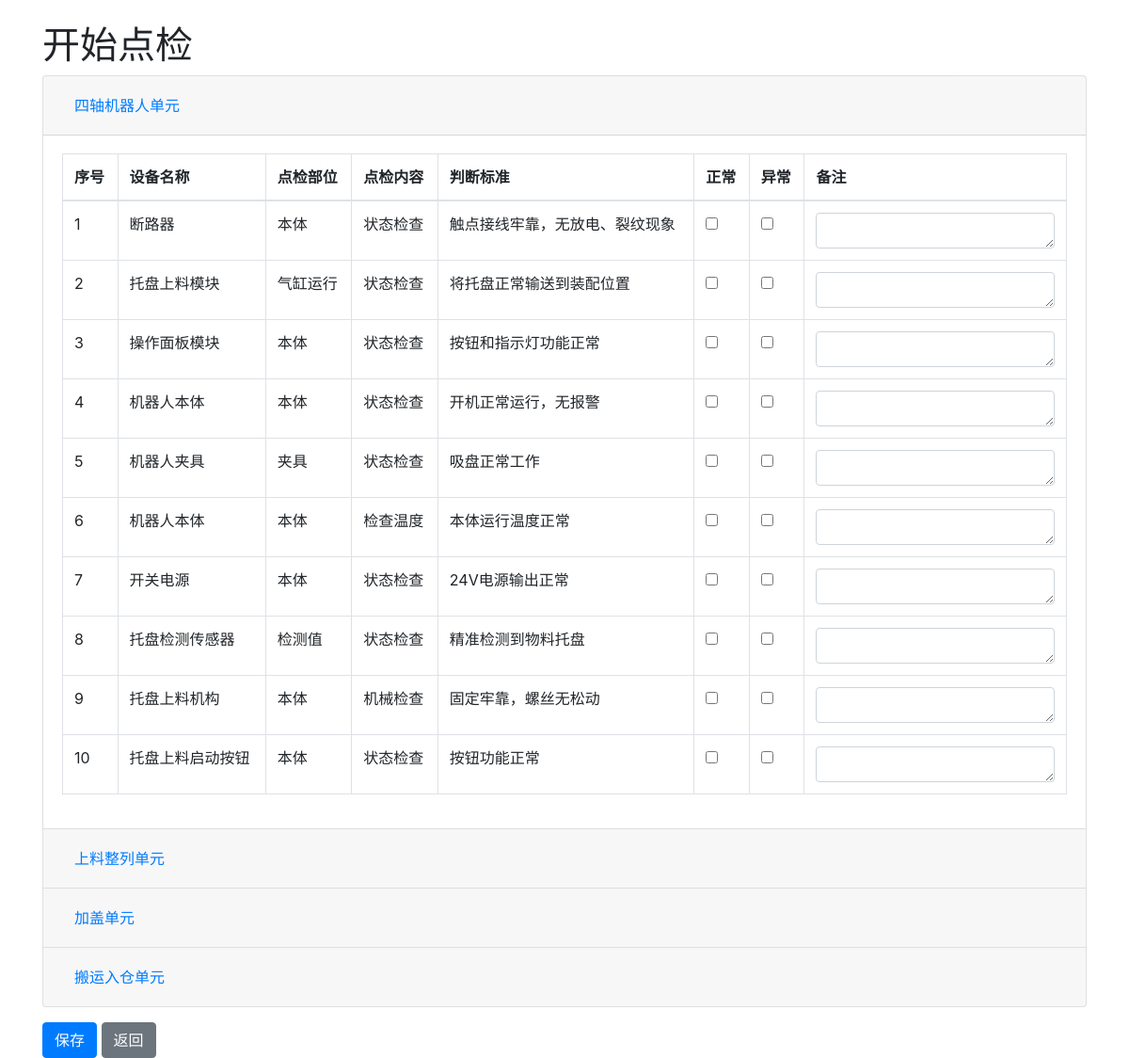
The app's page /inspection/1 (signed in) with its own data.
### models.py (models this page shows)
class InspectionTemplate(db.Model):
    id = db.Column(db.Integer, primary_key=True)
    name = db.Column(db.String(128), nullable=False)

class InspectionUnit(db.Model):
    id = db.Column(db.Integer, primary_key=True)
    template_id = db.Column(db.Integer, db.ForeignKey('inspection_template.id'), nullable=False)
    name = db.Column(db.String(128), nullable=False)
    items = db.relationship('InspectionItem', backref='unit', lazy='dynamic')

class InspectionItem(db.Model):
    id = db.Column(db.Integer, primary_key=True)
    unit_id = db.Column(db.Integer, db.ForeignKey('inspection_unit.id'), nullable=False)
    sequence = db.Column(db.Integer, nullable=False)
    device_name = db.Column(db.String(128), nullable=False)
    part = db.Column(db.String(128), nullable=False)
    content = db.Column(db.String(256), nullable=False)
    standard = db.Column(db.String(256), nullable=True)

### app.py (the view, shortened to what this page needs)
@app.route('/inspection/<int:template_id>', methods=['GET', 'POST'])
@role_required(['technician', 'admin'])
def inspection(template_id):
    if 'username' not in session:
        return redirect(url_for('login'))
    template = InspectionTemplate.query.get_or_404(template_id)
    units = InspectionUnit.query.filter_by(template_id=template_id).all()
    unit_items = [
        {"unit": unit, "items": InspectionItem.query.filter_by(unit_id=unit.id).order_by(InspectionItem.sequence).all()}
        for unit in units]
    return render_template("inspection.html", username=session['username'], template=template, unit_items=unit_items)

### app.py (called while the page is built)
def role_required(role):
    def decorator(f):
        @wraps(f)
        def decorated_function(*args, **kwargs):
            if 'role' not in session or session['role'] not in role:
                flash("权限不足", "danger")
                return redirect(url_for('dashboard'))
            return f(*args, **kwargs)
        return decorated_function
    return decorator

### templates/inspection.html (shortened to what this page needs)
{% extends "base.html" %}
{% block content %}
  <h1>{{ template.name }}</h1>
  <form method="post">
    <div class="accordion" id="inspectionAccordion">
      {% for unit_item in unit_items %}
        <div class="card">
          <div class="card-header" id="heading_{{ loop.index }}">
            <h3 class="mb-0">
              <button class="btn btn-link" type="button" data-toggle="collapse" data-target="#collapse_{{ loop.index }}" aria-expanded="true" aria-controls="collapse_{{ loop.index }}">
                {{ unit_item.unit.name }}
              </button>
            </h3>
          </div>
          <div id="collapse_{{ loop.index }}" class="collapse {% if loop.index == 1 %}show{% endif %}" aria-labelledby="heading_{{ loop.index }}" data-parent="#inspectionAccordion">
            <div class="card-body">
              <table class="table table-bordered">
                <thead>
                  <tr>
                    <th>序号</th>
                    <th>设备名称</th>
                    <th>点检部位</th>
                    <th>点检内容</th>
                    <th>判断标准</th>
                    <th>正常</th>
                    <th>异常</th>
                    <th>备注</th>
                  </tr>
                </thead>
                <tbody>
                  {% for item in unit_item['items'] %}
                    <tr>
                      <td>{{ item.sequence }}</td>
                      <td>{{ item.device_name }}</td>
                      <td>{{ item.part }}</td>
                      <td>{{ item.content }}</td>
                      <td>{{ item.standard }}</td>
                      <td>
                        <input type="checkbox" name="normal_{{ item.id }}" id="normal_{{ item.id }}">
                      </td>
                      <td>
                        <input type="checkbox" name="abnormal_{{ item.id }}" id="abnormal_{{ item.id }}">
                      </td>
                      <td><textarea name="note_{{ item.id }}" class="form-control" rows="1"></textarea></td>
                    </tr>
                  {% endfor %}
                </tbody>
              </table>
            </div>
          </div>
        </div>
      {% endfor %}
    </div>
    <button type="submit" class="btn btn-primary mt-3">保存</button>
    <a href="{{ url_for('dashboard') }}" class="btn btn-secondary mt-3">返回</a>
  </form>
{% endblock %}

### templates/base.html (shortened to what this page needs)
<!DOCTYPE html>
<html lang="zh-CN">
<head>
    <link rel="stylesheet" href="https://cdn.jsdelivr.net/npm/bootstrap@4.6.2/dist/css/bootstrap.min.css">
</head>
<body>
    <div class="container mt-4">
        {% block content %}{% endblock %}
    </div>
</body>
</html>

### records on screen
InspectionTemplate: name "开始点检"
InspectionUnit: unit.name "四轴机器人单元"
InspectionItem: sequence "1", device_name "断路器", part "本体", content "状态检查", standard "触点接线牢靠，无放电、裂纹现象"
InspectionItem: sequence "2", device_name "托盘上料模块", part "气缸运行", content "状态检查", standard "将托盘正常输送到装配位置"
InspectionItem: sequence "3", device_name "操作面板模块", part "本体", content "状态检查", standard "按钮和指示灯功能正常"
InspectionItem: sequence "4", device_name "机器人本体", part "本体", content "状态检查", standard "开机正常运行，无报警"
InspectionItem: sequence "5", device_name "机器人夹具", part "夹具", content "状态检查", standard "吸盘正常工作"
InspectionItem: sequence "6", device_name "机器人本体", part "本体", content "检查温度", standard "本体运行温度正常"
InspectionItem: sequence "7", device_name "开关电源", part "本体", content "状态检查", standard "24V电源输出正常"
InspectionItem: sequence "8", device_name "托盘检测传感器", part "检测值", content "状态检查", standard "精准检测到物料托盘"
InspectionItem: sequence "9", device_name "托盘上料机构", part "本体", content "机械检查", standard "固定牢靠，螺丝无松动"
InspectionItem: sequence "10", device_name "托盘上料启动按钮", part "本体", content "状态检查", standard "按钮功能正常"
InspectionUnit: unit.name "上料整列单元"
InspectionUnit: unit.name "加盖单元"
InspectionUnit: unit.name "搬运入仓单元"
